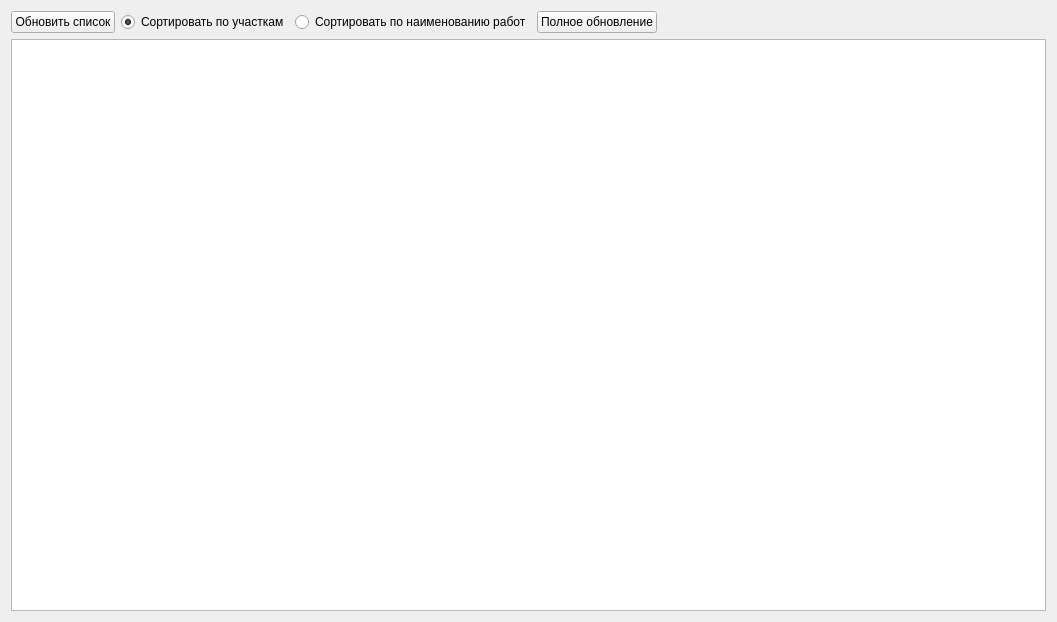
<?xml version="1.0" encoding="UTF-8"?>
<ui version="4.0">
 <class>FormLiter</class>
 <widget class="QWidget" name="FormLiter">
  <property name="geometry">
   <rect>
    <x>0</x>
    <y>0</y>
    <width>1057</width>
    <height>622</height>
   </rect>
  </property>
  <property name="windowTitle">
   <string>Form</string>
  </property>
  <layout class="QVBoxLayout" name="verticalLayout">
   <item>
    <layout class="QHBoxLayout" name="horizontalLayout">
     <item>
      <widget class="QPushButton" name="pushButtonUpd">
       <property name="text">
        <string>Обновить список</string>
       </property>
      </widget>
     </item>
     <item>
      <widget class="QRadioButton" name="radioButtonZon">
       <property name="text">
        <string>Сортировать по участкам</string>
       </property>
       <property name="checked">
        <bool>true</bool>
       </property>
      </widget>
     </item>
     <item>
      <widget class="QRadioButton" name="radioButtonNam">
       <property name="text">
        <string>Сортировать по наименованию работ</string>
       </property>
      </widget>
     </item>
     <item>
      <widget class="QPushButton" name="pushButtonFullUpd">
       <property name="text">
        <string>Полное обновление</string>
       </property>
      </widget>
     </item>
     <item>
      <spacer name="horizontalSpacer">
       <property name="orientation">
        <enum>Qt::Horizontal</enum>
       </property>
       <property name="sizeHint" stdset="0">
        <size>
         <width>40</width>
         <height>20</height>
        </size>
       </property>
      </spacer>
     </item>
    </layout>
   </item>
   <item>
    <widget class="DbViewer" name="tableViewLiter"/>
   </item>
  </layout>
 </widget>
 <customwidgets>
  <customwidget>
   <class>DbViewer</class>
   <extends>QTableView</extends>
   <header>db/dbviewer.h</header>
  </customwidget>
 </customwidgets>
 <resources/>
 <connections/>
</ui>
